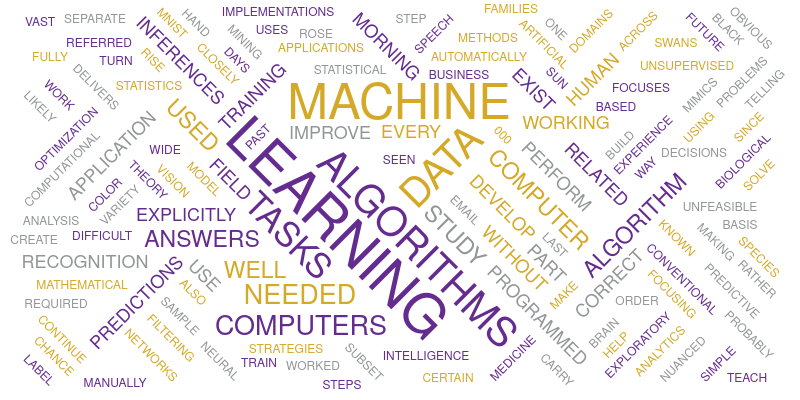

The Vega-Lite source for this figure:
### Vega specification from a JSON file in a GitHub repository (floating-point values rounded to 4 significant figures)
{"$schema": "https://vega.github.io/schema/vega/v5.json", "description": "A word cloud visualization depicting Vega research paper abstracts.", "width": 800, "height": 400, "padding": 0, "data": [{"name": "table", "values": ["Machine learning (ML) is the study of computer algorithms that can improve automatically through experience and by the use of data.[1] It is seen as a part of artificial intelligence. Machine learning algorithms build a model based on sample data, known as training data, in order to make predictions or decisions without being explicitly programmed to do so.[2] Machine learning algorithms are used in a wide variety of applications, such as in medicine, email filtering, speech recognition, and computer vision, where it is difficult or unfeasible to develop conventional algorithms to perform the needed tasks. A subset of machine learning is closely related to computational statistics, which focuses on making predictions using computers; but not all machine learning is statistical learning. The study of mathematical optimization delivers methods, theory and application domains to the field of machine learning. Data mining is a related field of study, focusing on exploratory data analysis through unsupervised learning.[5][6] Some implementations of machine learning use data and neural networks in a way that mimics the working of a biological brain.[7][8] In its application across business problems, machine learning is also referred to as predictive analytics. Learning algorithms work on the basis that strategies, algorithms, and inferences that worked well in the past are likely to continue working well in the future. These inferences can be obvious, such as since the sun rose every morning for the last 10,000 days, it will probably rise tomorrow morning as well. They can be nuanced, such as X% of families have geographically separate species with color variants, so there is a Y% chance that undiscovered black swans exist [9]. Machine learning programs can perform tasks without being explicitly programmed to do so. It involves computers learning from data provided so that they carry out certain tasks. For simple tasks assigned to computers, it is possible to program algorithms telling the machine how to execute all steps required to solve the problem at hand; on the computer's part, no learning is needed. For more advanced tasks, it can be challenging for a human to manually create the needed algorithms. In practice, it can turn out to be more effective to help the machine develop its own algorithm, rather than having human programmers specify every needed step. The discipline of machine learning employs various approaches to teach computers to accomplish tasks where no fully satisfactory algorithm is available. In cases where vast numbers of potential answers exist, one approach is to label some of the correct answers as valid. This can then be used as training data for the computer to improve the algorithm(s) it uses to determine correct answers. For example, to train a system for the task of digital character recognition, the MNIST dataset of handwritten digits has often been used.[10]"], "transform": [{"type": "countpattern", "field": "data", "case": "upper", "pattern": "[\\w']{3,}", "stopwords": "(i|me|my|myself|we|us|our|ours|ourselves|you|your|yours|yourself|yourselves|he|him|his|himself|she|her|hers|herself|it|its|itself|they|them|their|theirs|themselves|what|which|who|whom|whose|this|that|these|those|am|is|are|was|were|be|been|being|have|has|had|having|do|does|did|doing|will|would|should|can|could|ought|i'm|you're|he's|she's|it's|we're|they're|i've|you've|we've|they've|i'd|you'd|he'd|she'd|we'd|they'd|i'll|you'll|he'll|she'll|we'll|they'll|isn't|aren't|wasn't|weren't|hasn't|haven't|hadn't|doesn't|don't|didn't|won't|wouldn't|shan't|shouldn't|can't|cannot|couldn't|mustn't|let's|that's|who's|what's|here's|there's|when's|where's|why's|how's|a|an|the|and|but|if|or|because|as|until|while|of|at|by|for|with|about|against|between|into|through|during|before|after|above|below|to|from|up|upon|down|in|out|on|off|over|under|again|further|then|once|here|there|when|where|why|how|all|any|both|each|few|more|most|other|some|such|no|nor|not|only|own|same|so|than|too|very|say|says|said|shall)"}, {"type": "formula", "as": "angle", "expr": "[-45, 0, 45][~~(random() * 3)]"}, {"type": "formula", "as": "weight", "expr": "if(datum.text=='VEGA', 600, 300)"}]}], "scales": [{"name": "color", "type": "ordinal", "domain": {"data": "table", "field": "text"}, "range": ["#d5a928", "#652c90", "#939597"]}], "marks": [{"type": "text", "from": {"data": "table"}, "encode": {"enter": {"text": {"field": "text"}, "align": {"value": "center"}, "baseline": {"value": "alphabetic"}, "fill": {"scale": "color", "field": "text"}}, "update": {"fillOpacity": {"value": 1}}, "hover": {"fillOpacity": {"value": 0.5}}}, "transform": [{"type": "wordcloud", "size": [800, 400], "text": {"field": "text"}, "rotate": {"field": "datum.angle"}, "font": "Helvetica Neue, Arial", "fontSize": {"field": "datum.count"}, "fontWeight": {"field": "datum.weight"}, "fontSizeRange": [12, 56], "padding": 2}]}]}
